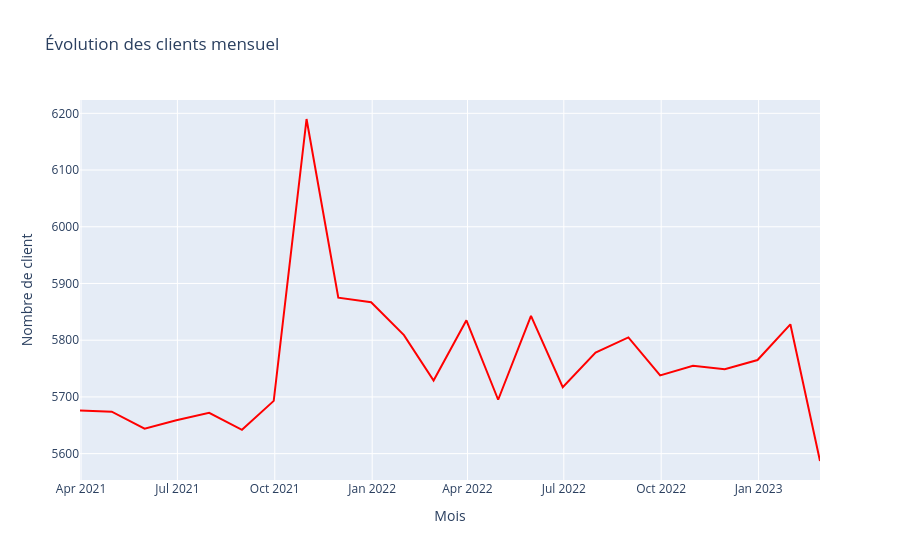

This figure's notebook cell:
### Code cell
fig = go.Figure()
fig.add_trace(go.Scatter(
    x=client_mois['date'], 
    y=client_mois['client'],
    mode='lines',
    name='client par mois',
    line=dict(width=2, color='red') 
))

# mise en forme
fig.update_layout(
    title="Évolution des clients mensuel",
    xaxis_title="Mois",
    yaxis_title="Nombre de client"
)
fig.show()

### Figure 1 — Plotly figure (JSON) as saved in the notebook; plotly's stock layout.template omitted (floating-point values rounded to 4 significant figures)
{"data": [{"line": {"color": "red", "width": 2}, "mode": "lines", "name": "client par mois", "type": "scatter", "x": ["2021-03-31T00:00:00.000000000", "2021-04-30T00:00:00.000000000", "2021-05-31T00:00:00.000000000", "2021-06-30T00:00:00.000000000", "2021-07-31T00:00:00.000000000", "2021-08-31T00:00:00.000000000", "2021-09-30T00:00:00.000000000", "2021-10-31T00:00:00.000000000", "2021-11-30T00:00:00.000000000", "2021-12-31T00:00:00.000000000", "2022-01-31T00:00:00.000000000", "2022-02-28T00:00:00.000000000", "2022-03-31T00:00:00.000000000", "2022-04-30T00:00:00.000000000", "2022-05-31T00:00:00.000000000", "2022-06-30T00:00:00.000000000", "2022-07-31T00:00:00.000000000", "2022-08-31T00:00:00.000000000", "2022-09-30T00:00:00.000000000", "2022-10-31T00:00:00.000000000", "2022-11-30T00:00:00.000000000", "2022-12-31T00:00:00.000000000", "2023-01-31T00:00:00.000000000", "2023-02-28T00:00:00.000000000"], "y": [5676, 5674, 5644, 5659, 5672, 5642, 5693, 6190, 5875, 5867, 5809, 5729, 5835, 5695, 5843, 5717, 5778, 5805, 5738, 5755, 5749, 5765, 5828, 5587]}], "layout": {"title": {"text": "Évolution des clients mensuel"}, "xaxis": {"title": {"text": "Mois"}}, "yaxis": {"title": {"text": "Nombre de client"}}}}
